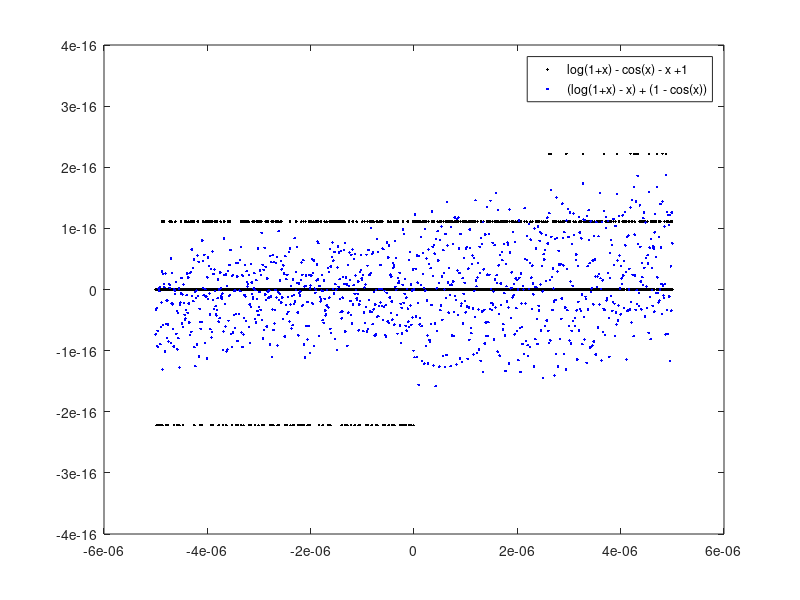

The MATLAB script that drew this image:
x = linspace(-5e-6,5e-6,1001);
y = log(1+x) - cos(x) - x +1;
z = (log(1+x) - x) + (1 - cos(x));
plot(x,y,'.k')
hold on
plot(x,z,'.b')
legend('log(1+x) - cos(x) - x +1', '(log(1+x) - x) + (1 - cos(x))')
hold off
